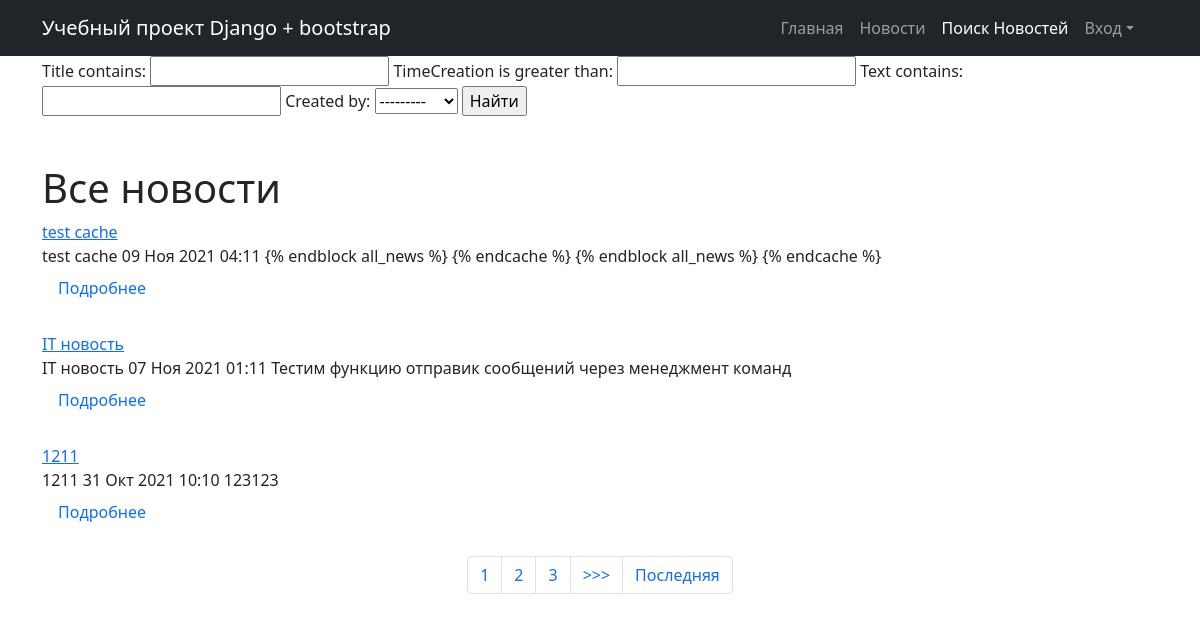
Page /news/search/ on the earlier database version.
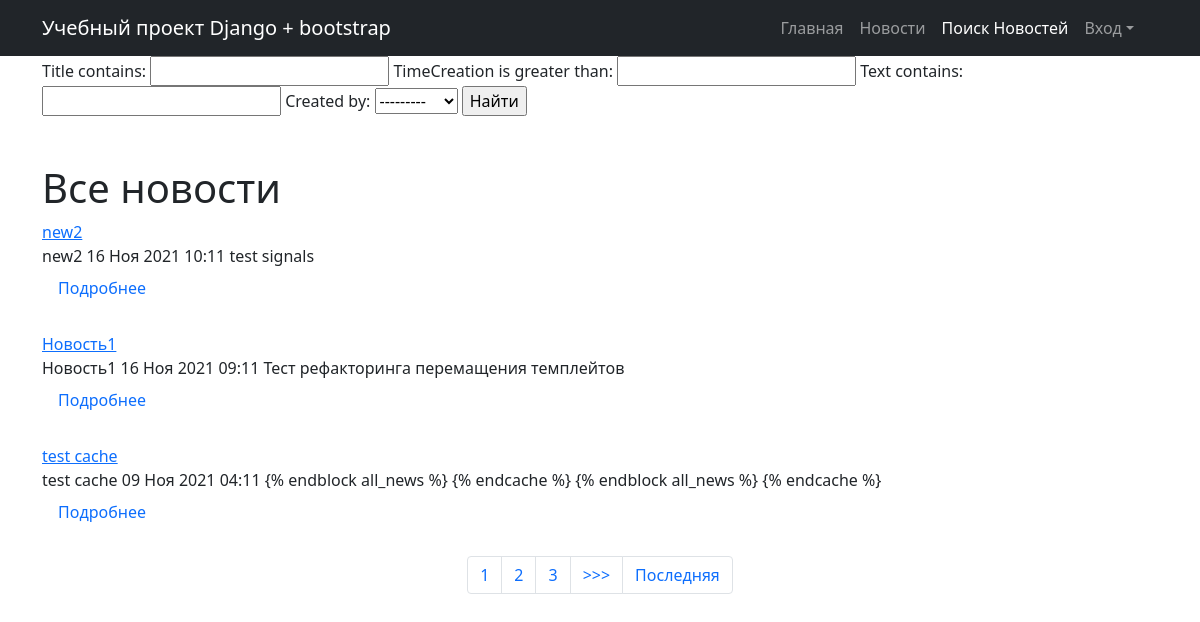
Same page on the later database version.
### news/models.py (models this page shows, shortened)
class Post(models.Model):
    NEWS = 'NW'
    ARTICLE = 'AR'
    MATERIAL_CHOICES = [
        (NEWS, 'Новость'),
        (ARTICLE, 'Статья'),
    ]
    material = models.CharField(
        max_length=7,
        choices=MATERIAL_CHOICES,
        default='article')
    created_by = models.ForeignKey(Author, on_delete=models.CASCADE)
    timeCreation = models.DateTimeField(auto_now_add=True)
    title = models.CharField(max_length=128)
    text = models.TextField()
    rating = models.IntegerField(default=0)
    postCategory = models.ManyToManyField(Category, through='PostCategory')

### news/views.py (the view)
# urls.py: path('search/', PostsSearch.as_view()),
class PostsSearch(ListView):
    model = Post
    template_name = 'news/search.html'
    context_object_name = 'posts'
    ordering = ['-timeCreation', 'created_by']
    paginate_by = 3
    def get_filter(self):
        return PostFilter(self.request.GET, queryset=super().get_queryset())
    def get_queryset(self):
        return self.get_filter().qs
    def get_context_data(self, *args, **kwargs):
        context = super().get_context_data(*args, **kwargs)
        context['page_search'] = 'active'
        return {
            **context,
            "filter": self.get_filter(),
        }

### news/models.py (called while the page is built)
    def __str__(self):
        return f'{self.user.username}'

### news/templatetags/custom_filters.py (called while the page is built)
@register.filter(name='censor') # регестрируем наш фильтр под именем multiply, чтоб django понимал, что это именно фильтр, а не простая функция
def censor(raw): # первый аргумент здесь это то значение, к которому надо применить фильтр, второй аргуменит — это аргумент фильтра, т.е. примерно следующее будет в шаблоне value|multiply:arg
    list_word = raw.split()
    clear_text = ''
    word=''
    for i in list_word:
        if '.' or ',' in i:
            word = i.replace(',', '')
            word = i.replace('.', '')
        if not word.lower() in CENSOR:
            clear_text += i + ' '
        else:
            clear_text += 'censor '
    return clear_text

### templates/news/search.html (shortened to what this page needs)
{% extends 'flatpages/default.html' %}
{% block content %}
<div class="container">
<form method="GET">
    {{ filter.form }}
    <input type="submit" value="Найти">
</form>
</div>
<div class="container">
<div class="text-left mt-5">
<h1>Все новости </h1>
{% load custom_filters %}
{% if posts %}
    {% for post in posts %}
        <a href="{% url 'post_detail' post.id %}">{{ post.title|censor }}</a>
        <br>
        {{ post.title |censor }}  {{ post.timeCreation |date:'d M Y h:m'}} {{ post.text | truncatechars:200 |censor }}
    <a class="nav-link active" aria-current="page" href="/news/{{post.pk}}">Подробнее</a>
        <br>
    {% endfor %}
    {% else %}
        <h2> Новостей нет</h2>
{% endif %}
  </div>
</div>
{% include 'news/pagination.html' %}
{% endblock content %}

Differences in the rows shown:
no longer on this page (row unchanged): Post: title|censor "IT новость", timeCreation "07 Ноя 2021 01:11", text|censor "Тестим функцию отправик сообщений через менеджмент команд"
no longer on this page (row unchanged): Post: title|censor "1211", timeCreation "31 Окт 2021 10:10", text|censor "123123"
added Post: title|censor "new2", timeCreation "16 Ноя 2021 10:11", text|censor "test signals"
added Post: title|censor "Новость1", timeCreation "16 Ноя 2021 09:11", text|censor "Тест рефакторинга перемащения темплейтов"
